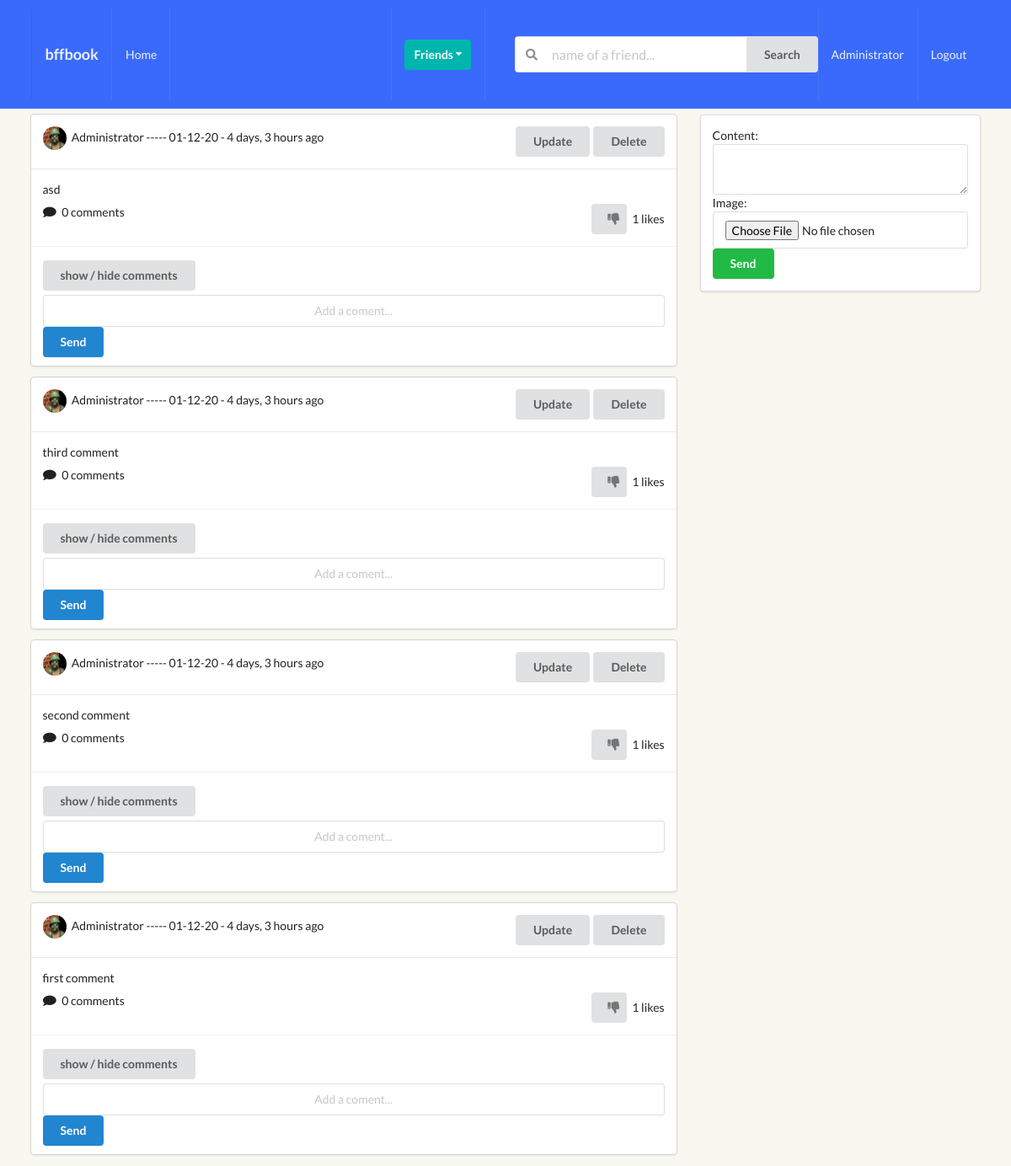
Page /posts/ (signed in) on the earlier database version.
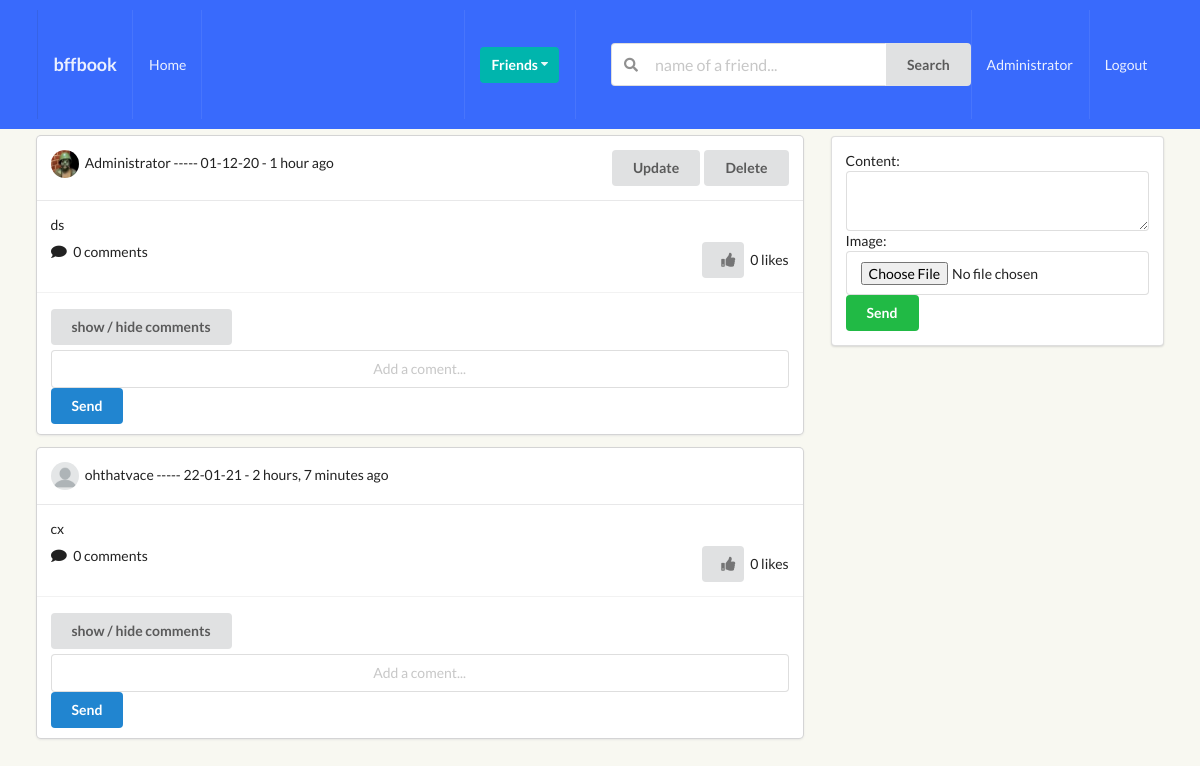
Same page on the later database version.
### posts/models.py (models this page shows, shortened)
class Post(models.Model):
    content = models.TextField()
    image = models.ImageField(upload_to='posts', validators=[FileExtensionValidator(['png', 'jpg', 'jpeg'])], blank=True)
    liked = models.ManyToManyField(Profile, blank=True, related_name='likes')
    updated = models.DateTimeField(auto_now=True)
    created = models.DateTimeField(auto_now_add=True)
    author = models.ForeignKey(Profile, on_delete=models.CASCADE, related_name='posts')
    def num_likes(self):
        return self.liked.all().count()
    def num_comments(self):
        return self.comment_set.all().count()
    class Meta:
        ordering = ('-created',)

### perfil/models.py (models this page shows, shortened)
class Profile(models.Model):
    first_name = models.CharField(max_length=200, blank=True)
    last_name = models.CharField(max_length=200, blank=True)
    username = models.OneToOneField(User, on_delete=models.CASCADE)
    bio = models.TextField(default="no bio...", max_length=300)
    email = models.EmailField(max_length=200, blank=True)
    country = models.CharField(max_length=200, blank=True)
    avatar = models.ImageField(default='avatar.png', upload_to='avatars/')
    friends = models.ManyToManyField(User, blank=True, related_name='friends')
    slug = models.SlugField(unique=True, blank=True)
    updated = models.DateTimeField(auto_now=True)
    created = models.DateTimeField(auto_now_add=True)
    def __str__(self):
        return f"{self.username} ----- {self.created.strftime('%d-%m-%y')}"

### posts/views.py (the view, shortened to what this page needs)
# urls.py: path('', post_comment_create_and_list_view, name="main-post-view"),
def post_comment_create_and_list_view(request):
    qs = Post.objects.all()
    profile = Profile.objects.get(username=request.user)
    p_form = PostModelForm()
    c_form = CommentModelForm()
    post_added = False
    profile = Profile.objects.get(username=request.user)
    context = {
        'qs': qs,
        'profile': profile,
        'p_form': p_form,
        'c_form': c_form,
        'post_added': post_added,
    }
    return render(request, 'posts/main.html', context)

### posts/forms.py
class PostModelForm(forms.ModelForm):
    content = forms.CharField(widget=forms.Textarea(attrs={'rows':2}))
    class Meta:
        model = Post
        fields = ('content', 'image')

class CommentModelForm(forms.ModelForm):
    body = forms.CharField(label='', widget=forms.TextInput(attrs={'placeholder': 'Add a coment...'}))
    class Meta:
        model = Comment
        fields = ('body',)

### posts/templates/posts/main.html (shortened to what this page needs)
{% extends 'base.html' %}
{% block content %}
<div class="ui grid">
    <div class="eleven wide column">
        {% for obj in qs %}
        <div class="ui fluid card">
            <div class="content">
                <div class="right floated meta">
                <div class="ui grid">
                    <div class="row">
                        {% ifequal request.user obj.author.username %}
                            <a href="{% url 'posts:post-update' obj.pk %}"><button class="ui button bwhite-lg ">Update</button></a>
                            <a href="{% url 'posts:post-delete' obj.pk %}"><button class="ui button bwhite-lg ">Delete</button></a>
                        {% endifequal %}
                    </div>
                </div>
                </div>
                <img class="ui avatar image" src={{obj.author.avatar.url}}>
                {{ obj.author }} - {{ obj.created|timesince}} ago
            </div>
            <div class="content">
                <p> {{ obj.content }} </p>
                <div class="right floated">
                    <form action="{% url 'posts:like-post-view' %}" method="POST">
                        {% if profile not in obj.liked.all %}
                            <button type="submit" class="ui bwhite-sm button"><i class="thumbs up icon"></i>
                            </button>
                            <span> {{obj.num_likes}} likes</span>
                        {% else %}
                            <button type="submit" class="ui bwhite-sm button"><i class="thumbs down icon"></i>
                            </button>
                            <span> {{obj.num_likes}} likes</span>
                        {% endif %}
                    </form>
                </div>
                <i class="comment icon"></i>
                <span> {{ obj.num_comments }} comments</span>
            </div>
            <div class="extra content">
                <button class="cmt_btn ui button mb-5">show / hide comments</button>
                <form action="" method="POST"class='ui fluid form'>
                    {{ c_form }}
                    <button type="submit" name="submit_c_form" class="ui primary button mt-5 w-full">Send</button>
                </form>
            </div>
        </div>
        {% endfor %}
    </div>
    <div class="five wide column">
        <div class="ui segment">
            <form action="" method="POST" class='ui form' enctype="multipart/form-data">
                {{p_form}}
                <button type='submit' name="submit_p_form" class="ui positive button w-full mt-5">Send</button>
            </form>
        </div>
    </div>
</div>
{% endblock content %}

### templates/base.html (shortened to what this page needs)
{% load static %}
<!doctype html>
<html lang="en">
<head>
	<link href="{% static 'style.css' %}" rel="stylesheet" type="text/css"/>
	<link href="{% static 'login.css' %}" rel="stylesheet" type="text/css"/>
	<link rel="stylesheet" type='text/css'
	      href="https://cdnjs.cloudflare.com/ajax/libs/semantic-ui/2.2.14/semantic.min.css">
</head>
<body>
{% include 'main/navbar.html' %}
<div class="ui container">
	{% block content %}
	{% endblock content %}
</div>
</body>
</html>

### templates/main/navbar.html (shortened to what this page needs)
<div class="ui inverted menu nav mb-7">
  <div class="ui container">
    <a href="{% url 'home' %}" class="item">
        <h3  >bffbook</h3>
    </a>
    {% if request.user.is_authenticated %}
    <a href="{% url 'posts:main-post-view' %}" class="item">
        Home
    </a>
    {% endif %}
    <div class="right menu">
        {% if request.user.is_authenticated %}
        <div class="item">
            <div class="ui floating dropdown icon button teal"> Friends
                <i class="dropdown icon"></i>
             </div>
        </div>
             <div class="item">
              <form action="" method="GET">
                <div class="ui action left icon input">
                <input class="prompt" type="text" name='q' placeholder="name of a friend...">
                <button type='submit' class="ui button">Search</button>
                </div>
            </form>
            </div>
            <a href="{% url 'perfil:my-profile-view' %}" class="item">
                 {{ request.user }}
            </a>
            <a href="{% url 'logout' %}" class="ui item">
                Logout
            </a>
        {% else %}
        <a href="{% url 'login' %}" class="ui item">
                Login
            </a>
        {% endif %}
    </div>
  </div>
</div>

### static_project/style.css (style rules this page uses)
body { background: #F8F8F1 !important; }
.nav { border-radius: 0px !important; padding: 10px 0 10px 0 !important; background-color: #396afc !important; }
.mb-7 { margin-bottom: 7px !important; }
.right { float: right; }
.mb-5 { margin-bottom: 5px !important; }
.bwhite-lg { backgroiund-color: transparent !important; }
.bwhite-sm { backgroiund-color: transparent !important; width: 10px !important; }

### static_project/login.css (style rules this page uses)
html { background-color: #56baed; }
body { font-family: "Poppins", sans-serif; height: 100vh; }
a { color: #92badd; display:inline-block; text-decoration: none; font-weight: 400; }
.icon { margin: 20px; }
input[type=text] { background-color: #f6f6f6; border: none; color: #0d0d0d; padding: 15px 32px; text-align: center; text-decoration: none; display: inline-block; font-size: 16px; margin: 5px; width: 85%; border: 2px solid #f6f6f6; -webkit-transition: all 0.5s ease-in-out; -moz-transition: all 0.5s ease-in-out; -ms-transition: all 0.5s ease-in-out; -o-transition: all 0.5s ease-in-out; transition: all 0.5s ease-in-out; -webkit-border-radius: 5px 5px 5px 5px; border-radius: 5px 5px 5px 5px; }
input[type=text]:placeholder { color: #cccccc; }
* { box-sizing: border-box; }

Differences in the rows shown:
removed Post: author.avatar (picture), author "Administrator ----- 01-12-20", created "4 days, 3 hours", content "asd", num_likes "1", num_comments "0"
removed Post: author.avatar (picture), author "Administrator ----- 01-12-20", created "4 days, 3 hours", content "third comment", num_likes "1", num_comments "0"
removed Post: author.avatar (picture), author "Administrator ----- 01-12-20", created "4 days, 3 hours", content "second comment", num_likes "1", num_comments "0"
removed Post: author.avatar (picture), author "Administrator ----- 01-12-20", created "4 days, 3 hours", content "first comment", num_likes "1", num_comments "0"
added Post: author.avatar (picture), author "Administrator ----- 01-12-20", created "1 hour", content "ds", num_likes "0", num_comments "0"
added Post: author.avatar (placeholder picture), author "ohthatvace ----- 22-01-21", created "2 hours, 7 minutes", content "cx", num_likes "0", num_comments "0"
